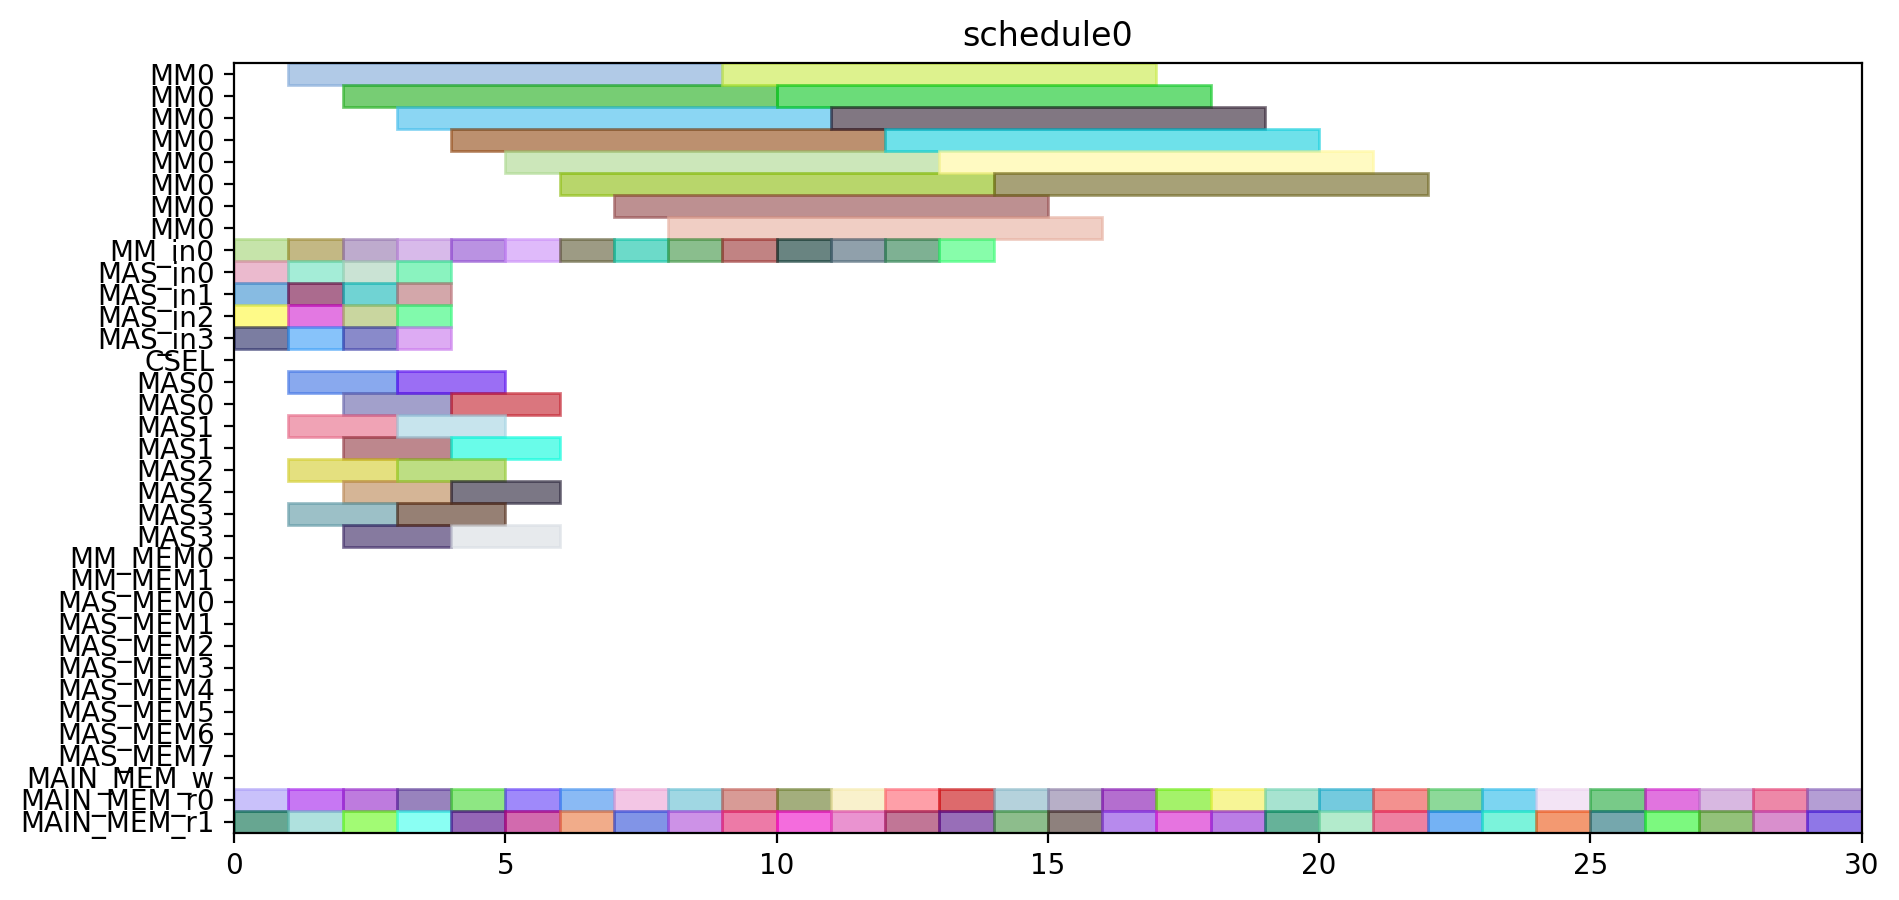

The script that drew this image:
from pyschedule import Scenario, solvers, plotters, alt


def solve():
	horizon = 95
	S = Scenario("schedule0", horizon=horizon)

	# resource
	MM = S.Resources('MM', num=1, size=8)
	MM_in = S.Resources('MM_in', num=1)
	MAS_in = S.Resources('MAS_in', num=4)
	CSEL = S.Resource('CSEL')
	MAS = S.Resources('MAS', num=4, size=2, periods=range(1, horizon))
	MM_MEM = S.Resources('MM_MEM', num=2)
	MAS_MEM = S.Resources('MAS_MEM', num=8)
	MAIN_MEM_w = S.Resource('MAIN_MEM_w', size=1)
	MAIN_MEM_r = S.Resources('MAIN_MEM_r', num=2)

	# result of previous scheduling

	# new tasks
	t1_t0 = S.Task('t1_t0', length=8, delay_cost=1)
	t1_t0 += alt(MM)
	t1_t0_in = S.Task('t1_t0_in', length=1, delay_cost=1)
	t1_t0_in += alt(MM_in)
	S += t1_t0_in*MM_in[0]<=t1_t0*MM[0]

	t1_t0_mem0 = S.Task('t1_t0_mem0', length=1, delay_cost=1)
	t1_t0_mem0 += MAIN_MEM_r[0]
	t1_t0_mem1 = S.Task('t1_t0_mem1', length=1, delay_cost=1)
	t1_t0_mem1 += MAIN_MEM_r[1]
	t1_t1 = S.Task('t1_t1', length=8, delay_cost=1)
	t1_t1 += alt(MM)
	t1_t1_in = S.Task('t1_t1_in', length=1, delay_cost=1)
	t1_t1_in += alt(MM_in)
	S += t1_t1_in*MM_in[0]<=t1_t1*MM[0]

	t1_t1_mem0 = S.Task('t1_t1_mem0', length=1, delay_cost=1)
	t1_t1_mem0 += MAIN_MEM_r[0]
	t1_t1_mem1 = S.Task('t1_t1_mem1', length=1, delay_cost=1)
	t1_t1_mem1 += MAIN_MEM_r[1]
	t1_t2 = S.Task('t1_t2', length=2, delay_cost=1)
	t1_t2 += alt(MAS)
	t1_t2_in = S.Task('t1_t2_in', length=1, delay_cost=1)
	t1_t2_in += alt(MAS_in)
	S += t1_t2_in*MAS_in[0]<=t1_t2*MAS[0]

	S += t1_t2_in*MAS_in[1]<=t1_t2*MAS[1]

	S += t1_t2_in*MAS_in[2]<=t1_t2*MAS[2]

	S += t1_t2_in*MAS_in[3]<=t1_t2*MAS[3]

	t1_t2_mem0 = S.Task('t1_t2_mem0', length=1, delay_cost=1)
	t1_t2_mem0 += MAIN_MEM_r[0]
	t1_t2_mem1 = S.Task('t1_t2_mem1', length=1, delay_cost=1)
	t1_t2_mem1 += MAIN_MEM_r[1]
	t1_t3 = S.Task('t1_t3', length=2, delay_cost=1)
	t1_t3 += alt(MAS)
	t1_t3_in = S.Task('t1_t3_in', length=1, delay_cost=1)
	t1_t3_in += alt(MAS_in)
	S += t1_t3_in*MAS_in[0]<=t1_t3*MAS[0]

	S += t1_t3_in*MAS_in[1]<=t1_t3*MAS[1]

	S += t1_t3_in*MAS_in[2]<=t1_t3*MAS[2]

	S += t1_t3_in*MAS_in[3]<=t1_t3*MAS[3]

	t1_t3_mem0 = S.Task('t1_t3_mem0', length=1, delay_cost=1)
	t1_t3_mem0 += MAIN_MEM_r[0]
	t1_t3_mem1 = S.Task('t1_t3_mem1', length=1, delay_cost=1)
	t1_t3_mem1 += MAIN_MEM_r[1]
	t2_t0 = S.Task('t2_t0', length=8, delay_cost=1)
	t2_t0 += alt(MM)
	t2_t0_in = S.Task('t2_t0_in', length=1, delay_cost=1)
	t2_t0_in += alt(MM_in)
	S += t2_t0_in*MM_in[0]<=t2_t0*MM[0]

	t2_t0_mem0 = S.Task('t2_t0_mem0', length=1, delay_cost=1)
	t2_t0_mem0 += MAIN_MEM_r[0]
	t2_t0_mem1 = S.Task('t2_t0_mem1', length=1, delay_cost=1)
	t2_t0_mem1 += MAIN_MEM_r[1]
	t2_t1 = S.Task('t2_t1', length=8, delay_cost=1)
	t2_t1 += alt(MM)
	t2_t1_in = S.Task('t2_t1_in', length=1, delay_cost=1)
	t2_t1_in += alt(MM_in)
	S += t2_t1_in*MM_in[0]<=t2_t1*MM[0]

	t2_t1_mem0 = S.Task('t2_t1_mem0', length=1, delay_cost=1)
	t2_t1_mem0 += MAIN_MEM_r[0]
	t2_t1_mem1 = S.Task('t2_t1_mem1', length=1, delay_cost=1)
	t2_t1_mem1 += MAIN_MEM_r[1]
	t2_t2 = S.Task('t2_t2', length=2, delay_cost=1)
	t2_t2 += alt(MAS)
	t2_t2_in = S.Task('t2_t2_in', length=1, delay_cost=1)
	t2_t2_in += alt(MAS_in)
	S += t2_t2_in*MAS_in[0]<=t2_t2*MAS[0]

	S += t2_t2_in*MAS_in[1]<=t2_t2*MAS[1]

	S += t2_t2_in*MAS_in[2]<=t2_t2*MAS[2]

	S += t2_t2_in*MAS_in[3]<=t2_t2*MAS[3]

	t2_t2_mem0 = S.Task('t2_t2_mem0', length=1, delay_cost=1)
	t2_t2_mem0 += MAIN_MEM_r[0]
	t2_t2_mem1 = S.Task('t2_t2_mem1', length=1, delay_cost=1)
	t2_t2_mem1 += MAIN_MEM_r[1]
	t2_t3 = S.Task('t2_t3', length=2, delay_cost=1)
	t2_t3 += alt(MAS)
	t2_t3_in = S.Task('t2_t3_in', length=1, delay_cost=1)
	t2_t3_in += alt(MAS_in)
	S += t2_t3_in*MAS_in[0]<=t2_t3*MAS[0]

	S += t2_t3_in*MAS_in[1]<=t2_t3*MAS[1]

	S += t2_t3_in*MAS_in[2]<=t2_t3*MAS[2]

	S += t2_t3_in*MAS_in[3]<=t2_t3*MAS[3]

	t2_t3_mem0 = S.Task('t2_t3_mem0', length=1, delay_cost=1)
	t2_t3_mem0 += MAIN_MEM_r[0]
	t2_t3_mem1 = S.Task('t2_t3_mem1', length=1, delay_cost=1)
	t2_t3_mem1 += MAIN_MEM_r[1]
	t0_t0 = S.Task('t0_t0', length=8, delay_cost=1)
	t0_t0 += alt(MM)
	t0_t0_in = S.Task('t0_t0_in', length=1, delay_cost=1)
	t0_t0_in += alt(MM_in)
	S += t0_t0_in*MM_in[0]<=t0_t0*MM[0]

	t0_t0_mem0 = S.Task('t0_t0_mem0', length=1, delay_cost=1)
	t0_t0_mem0 += MAIN_MEM_r[0]
	t0_t0_mem1 = S.Task('t0_t0_mem1', length=1, delay_cost=1)
	t0_t0_mem1 += MAIN_MEM_r[1]
	t0_t1 = S.Task('t0_t1', length=8, delay_cost=1)
	t0_t1 += alt(MM)
	t0_t1_in = S.Task('t0_t1_in', length=1, delay_cost=1)
	t0_t1_in += alt(MM_in)
	S += t0_t1_in*MM_in[0]<=t0_t1*MM[0]

	t0_t1_mem0 = S.Task('t0_t1_mem0', length=1, delay_cost=1)
	t0_t1_mem0 += MAIN_MEM_r[0]
	t0_t1_mem1 = S.Task('t0_t1_mem1', length=1, delay_cost=1)
	t0_t1_mem1 += MAIN_MEM_r[1]
	t0_t2 = S.Task('t0_t2', length=2, delay_cost=1)
	t0_t2 += alt(MAS)
	t0_t2_in = S.Task('t0_t2_in', length=1, delay_cost=1)
	t0_t2_in += alt(MAS_in)
	S += t0_t2_in*MAS_in[0]<=t0_t2*MAS[0]

	S += t0_t2_in*MAS_in[1]<=t0_t2*MAS[1]

	S += t0_t2_in*MAS_in[2]<=t0_t2*MAS[2]

	S += t0_t2_in*MAS_in[3]<=t0_t2*MAS[3]

	t0_t2_mem0 = S.Task('t0_t2_mem0', length=1, delay_cost=1)
	t0_t2_mem0 += MAIN_MEM_r[0]
	t0_t2_mem1 = S.Task('t0_t2_mem1', length=1, delay_cost=1)
	t0_t2_mem1 += MAIN_MEM_r[1]
	t0_t3 = S.Task('t0_t3', length=2, delay_cost=1)
	t0_t3 += alt(MAS)
	t0_t3_in = S.Task('t0_t3_in', length=1, delay_cost=1)
	t0_t3_in += alt(MAS_in)
	S += t0_t3_in*MAS_in[0]<=t0_t3*MAS[0]

	S += t0_t3_in*MAS_in[1]<=t0_t3*MAS[1]

	S += t0_t3_in*MAS_in[2]<=t0_t3*MAS[2]

	S += t0_t3_in*MAS_in[3]<=t0_t3*MAS[3]

	t0_t3_mem0 = S.Task('t0_t3_mem0', length=1, delay_cost=1)
	t0_t3_mem0 += MAIN_MEM_r[0]
	t0_t3_mem1 = S.Task('t0_t3_mem1', length=1, delay_cost=1)
	t0_t3_mem1 += MAIN_MEM_r[1]
	t4_t0_t0 = S.Task('t4_t0_t0', length=8, delay_cost=1)
	t4_t0_t0 += alt(MM)
	t4_t0_t0_in = S.Task('t4_t0_t0_in', length=1, delay_cost=1)
	t4_t0_t0_in += alt(MM_in)
	S += t4_t0_t0_in*MM_in[0]<=t4_t0_t0*MM[0]

	t4_t0_t0_mem0 = S.Task('t4_t0_t0_mem0', length=1, delay_cost=1)
	t4_t0_t0_mem0 += MAIN_MEM_r[0]
	t4_t0_t0_mem1 = S.Task('t4_t0_t0_mem1', length=1, delay_cost=1)
	t4_t0_t0_mem1 += MAIN_MEM_r[1]
	t4_t0_t1 = S.Task('t4_t0_t1', length=8, delay_cost=1)
	t4_t0_t1 += alt(MM)
	t4_t0_t1_in = S.Task('t4_t0_t1_in', length=1, delay_cost=1)
	t4_t0_t1_in += alt(MM_in)
	S += t4_t0_t1_in*MM_in[0]<=t4_t0_t1*MM[0]

	t4_t0_t1_mem0 = S.Task('t4_t0_t1_mem0', length=1, delay_cost=1)
	t4_t0_t1_mem0 += MAIN_MEM_r[0]
	t4_t0_t1_mem1 = S.Task('t4_t0_t1_mem1', length=1, delay_cost=1)
	t4_t0_t1_mem1 += MAIN_MEM_r[1]
	t4_t0_t2 = S.Task('t4_t0_t2', length=2, delay_cost=1)
	t4_t0_t2 += alt(MAS)
	t4_t0_t2_in = S.Task('t4_t0_t2_in', length=1, delay_cost=1)
	t4_t0_t2_in += alt(MAS_in)
	S += t4_t0_t2_in*MAS_in[0]<=t4_t0_t2*MAS[0]

	S += t4_t0_t2_in*MAS_in[1]<=t4_t0_t2*MAS[1]

	S += t4_t0_t2_in*MAS_in[2]<=t4_t0_t2*MAS[2]

	S += t4_t0_t2_in*MAS_in[3]<=t4_t0_t2*MAS[3]

	t4_t0_t2_mem0 = S.Task('t4_t0_t2_mem0', length=1, delay_cost=1)
	t4_t0_t2_mem0 += MAIN_MEM_r[0]
	t4_t0_t2_mem1 = S.Task('t4_t0_t2_mem1', length=1, delay_cost=1)
	t4_t0_t2_mem1 += MAIN_MEM_r[1]
	t4_t0_t3 = S.Task('t4_t0_t3', length=2, delay_cost=1)
	t4_t0_t3 += alt(MAS)
	t4_t0_t3_in = S.Task('t4_t0_t3_in', length=1, delay_cost=1)
	t4_t0_t3_in += alt(MAS_in)
	S += t4_t0_t3_in*MAS_in[0]<=t4_t0_t3*MAS[0]

	S += t4_t0_t3_in*MAS_in[1]<=t4_t0_t3*MAS[1]

	S += t4_t0_t3_in*MAS_in[2]<=t4_t0_t3*MAS[2]

	S += t4_t0_t3_in*MAS_in[3]<=t4_t0_t3*MAS[3]

	t4_t0_t3_mem0 = S.Task('t4_t0_t3_mem0', length=1, delay_cost=1)
	t4_t0_t3_mem0 += MAIN_MEM_r[0]
	t4_t0_t3_mem1 = S.Task('t4_t0_t3_mem1', length=1, delay_cost=1)
	t4_t0_t3_mem1 += MAIN_MEM_r[1]
	t4_t1_t0 = S.Task('t4_t1_t0', length=8, delay_cost=1)
	t4_t1_t0 += alt(MM)
	t4_t1_t0_in = S.Task('t4_t1_t0_in', length=1, delay_cost=1)
	t4_t1_t0_in += alt(MM_in)
	S += t4_t1_t0_in*MM_in[0]<=t4_t1_t0*MM[0]

	t4_t1_t0_mem0 = S.Task('t4_t1_t0_mem0', length=1, delay_cost=1)
	t4_t1_t0_mem0 += MAIN_MEM_r[0]
	t4_t1_t0_mem1 = S.Task('t4_t1_t0_mem1', length=1, delay_cost=1)
	t4_t1_t0_mem1 += MAIN_MEM_r[1]
	t4_t1_t1 = S.Task('t4_t1_t1', length=8, delay_cost=1)
	t4_t1_t1 += alt(MM)
	t4_t1_t1_in = S.Task('t4_t1_t1_in', length=1, delay_cost=1)
	t4_t1_t1_in += alt(MM_in)
	S += t4_t1_t1_in*MM_in[0]<=t4_t1_t1*MM[0]

	t4_t1_t1_mem0 = S.Task('t4_t1_t1_mem0', length=1, delay_cost=1)
	t4_t1_t1_mem0 += MAIN_MEM_r[0]
	t4_t1_t1_mem1 = S.Task('t4_t1_t1_mem1', length=1, delay_cost=1)
	t4_t1_t1_mem1 += MAIN_MEM_r[1]
	t4_t1_t2 = S.Task('t4_t1_t2', length=2, delay_cost=1)
	t4_t1_t2 += alt(MAS)
	t4_t1_t2_in = S.Task('t4_t1_t2_in', length=1, delay_cost=1)
	t4_t1_t2_in += alt(MAS_in)
	S += t4_t1_t2_in*MAS_in[0]<=t4_t1_t2*MAS[0]

	S += t4_t1_t2_in*MAS_in[1]<=t4_t1_t2*MAS[1]

	S += t4_t1_t2_in*MAS_in[2]<=t4_t1_t2*MAS[2]

	S += t4_t1_t2_in*MAS_in[3]<=t4_t1_t2*MAS[3]

	t4_t1_t2_mem0 = S.Task('t4_t1_t2_mem0', length=1, delay_cost=1)
	t4_t1_t2_mem0 += MAIN_MEM_r[0]
	t4_t1_t2_mem1 = S.Task('t4_t1_t2_mem1', length=1, delay_cost=1)
	t4_t1_t2_mem1 += MAIN_MEM_r[1]
	t4_t1_t3 = S.Task('t4_t1_t3', length=2, delay_cost=1)
	t4_t1_t3 += alt(MAS)
	t4_t1_t3_in = S.Task('t4_t1_t3_in', length=1, delay_cost=1)
	t4_t1_t3_in += alt(MAS_in)
	S += t4_t1_t3_in*MAS_in[0]<=t4_t1_t3*MAS[0]

	S += t4_t1_t3_in*MAS_in[1]<=t4_t1_t3*MAS[1]

	S += t4_t1_t3_in*MAS_in[2]<=t4_t1_t3*MAS[2]

	S += t4_t1_t3_in*MAS_in[3]<=t4_t1_t3*MAS[3]

	t4_t1_t3_mem0 = S.Task('t4_t1_t3_mem0', length=1, delay_cost=1)
	t4_t1_t3_mem0 += MAIN_MEM_r[0]
	t4_t1_t3_mem1 = S.Task('t4_t1_t3_mem1', length=1, delay_cost=1)
	t4_t1_t3_mem1 += MAIN_MEM_r[1]
	t4_t2_t0 = S.Task('t4_t2_t0', length=8, delay_cost=1)
	t4_t2_t0 += alt(MM)
	t4_t2_t0_in = S.Task('t4_t2_t0_in', length=1, delay_cost=1)
	t4_t2_t0_in += alt(MM_in)
	S += t4_t2_t0_in*MM_in[0]<=t4_t2_t0*MM[0]

	t4_t2_t0_mem0 = S.Task('t4_t2_t0_mem0', length=1, delay_cost=1)
	t4_t2_t0_mem0 += MAIN_MEM_r[0]
	t4_t2_t0_mem1 = S.Task('t4_t2_t0_mem1', length=1, delay_cost=1)
	t4_t2_t0_mem1 += MAIN_MEM_r[1]
	t4_t2_t1 = S.Task('t4_t2_t1', length=8, delay_cost=1)
	t4_t2_t1 += alt(MM)
	t4_t2_t1_in = S.Task('t4_t2_t1_in', length=1, delay_cost=1)
	t4_t2_t1_in += alt(MM_in)
	S += t4_t2_t1_in*MM_in[0]<=t4_t2_t1*MM[0]

	t4_t2_t1_mem0 = S.Task('t4_t2_t1_mem0', length=1, delay_cost=1)
	t4_t2_t1_mem0 += MAIN_MEM_r[0]
	t4_t2_t1_mem1 = S.Task('t4_t2_t1_mem1', length=1, delay_cost=1)
	t4_t2_t1_mem1 += MAIN_MEM_r[1]
	t4_t2_t2 = S.Task('t4_t2_t2', length=2, delay_cost=1)
	t4_t2_t2 += alt(MAS)
	t4_t2_t2_in = S.Task('t4_t2_t2_in', length=1, delay_cost=1)
	t4_t2_t2_in += alt(MAS_in)
	S += t4_t2_t2_in*MAS_in[0]<=t4_t2_t2*MAS[0]

	S += t4_t2_t2_in*MAS_in[1]<=t4_t2_t2*MAS[1]

	S += t4_t2_t2_in*MAS_in[2]<=t4_t2_t2*MAS[2]

	S += t4_t2_t2_in*MAS_in[3]<=t4_t2_t2*MAS[3]

	t4_t2_t2_mem0 = S.Task('t4_t2_t2_mem0', length=1, delay_cost=1)
	t4_t2_t2_mem0 += MAIN_MEM_r[0]
	t4_t2_t2_mem1 = S.Task('t4_t2_t2_mem1', length=1, delay_cost=1)
	t4_t2_t2_mem1 += MAIN_MEM_r[1]
	t4_t2_t3 = S.Task('t4_t2_t3', length=2, delay_cost=1)
	t4_t2_t3 += alt(MAS)
	t4_t2_t3_in = S.Task('t4_t2_t3_in', length=1, delay_cost=1)
	t4_t2_t3_in += alt(MAS_in)
	S += t4_t2_t3_in*MAS_in[0]<=t4_t2_t3*MAS[0]

	S += t4_t2_t3_in*MAS_in[1]<=t4_t2_t3*MAS[1]

	S += t4_t2_t3_in*MAS_in[2]<=t4_t2_t3*MAS[2]

	S += t4_t2_t3_in*MAS_in[3]<=t4_t2_t3*MAS[3]

	t4_t2_t3_mem0 = S.Task('t4_t2_t3_mem0', length=1, delay_cost=1)
	t4_t2_t3_mem0 += MAIN_MEM_r[0]
	t4_t2_t3_mem1 = S.Task('t4_t2_t3_mem1', length=1, delay_cost=1)
	t4_t2_t3_mem1 += MAIN_MEM_r[1]
	t4_t40 = S.Task('t4_t40', length=2, delay_cost=1)
	t4_t40 += alt(MAS)
	t4_t40_in = S.Task('t4_t40_in', length=1, delay_cost=1)
	t4_t40_in += alt(MAS_in)
	S += t4_t40_in*MAS_in[0]<=t4_t40*MAS[0]

	S += t4_t40_in*MAS_in[1]<=t4_t40*MAS[1]

	S += t4_t40_in*MAS_in[2]<=t4_t40*MAS[2]

	S += t4_t40_in*MAS_in[3]<=t4_t40*MAS[3]

	t4_t40_mem0 = S.Task('t4_t40_mem0', length=1, delay_cost=1)
	t4_t40_mem0 += MAIN_MEM_r[0]
	t4_t40_mem1 = S.Task('t4_t40_mem1', length=1, delay_cost=1)
	t4_t40_mem1 += MAIN_MEM_r[1]
	t4_t41 = S.Task('t4_t41', length=2, delay_cost=1)
	t4_t41 += alt(MAS)
	t4_t41_in = S.Task('t4_t41_in', length=1, delay_cost=1)
	t4_t41_in += alt(MAS_in)
	S += t4_t41_in*MAS_in[0]<=t4_t41*MAS[0]

	S += t4_t41_in*MAS_in[1]<=t4_t41*MAS[1]

	S += t4_t41_in*MAS_in[2]<=t4_t41*MAS[2]

	S += t4_t41_in*MAS_in[3]<=t4_t41*MAS[3]

	t4_t41_mem0 = S.Task('t4_t41_mem0', length=1, delay_cost=1)
	t4_t41_mem0 += MAIN_MEM_r[0]
	t4_t41_mem1 = S.Task('t4_t41_mem1', length=1, delay_cost=1)
	t4_t41_mem1 += MAIN_MEM_r[1]
	t4_t50 = S.Task('t4_t50', length=2, delay_cost=1)
	t4_t50 += alt(MAS)
	t4_t50_in = S.Task('t4_t50_in', length=1, delay_cost=1)
	t4_t50_in += alt(MAS_in)
	S += t4_t50_in*MAS_in[0]<=t4_t50*MAS[0]

	S += t4_t50_in*MAS_in[1]<=t4_t50*MAS[1]

	S += t4_t50_in*MAS_in[2]<=t4_t50*MAS[2]

	S += t4_t50_in*MAS_in[3]<=t4_t50*MAS[3]

	t4_t50_mem0 = S.Task('t4_t50_mem0', length=1, delay_cost=1)
	t4_t50_mem0 += MAIN_MEM_r[0]
	t4_t50_mem1 = S.Task('t4_t50_mem1', length=1, delay_cost=1)
	t4_t50_mem1 += MAIN_MEM_r[1]
	t4_t51 = S.Task('t4_t51', length=2, delay_cost=1)
	t4_t51 += alt(MAS)
	t4_t51_in = S.Task('t4_t51_in', length=1, delay_cost=1)
	t4_t51_in += alt(MAS_in)
	S += t4_t51_in*MAS_in[0]<=t4_t51*MAS[0]

	S += t4_t51_in*MAS_in[1]<=t4_t51*MAS[1]

	S += t4_t51_in*MAS_in[2]<=t4_t51*MAS[2]

	S += t4_t51_in*MAS_in[3]<=t4_t51*MAS[3]

	t4_t51_mem0 = S.Task('t4_t51_mem0', length=1, delay_cost=1)
	t4_t51_mem0 += MAIN_MEM_r[0]
	t4_t51_mem1 = S.Task('t4_t51_mem1', length=1, delay_cost=1)
	t4_t51_mem1 += MAIN_MEM_r[1]
	t4_t8_t0 = S.Task('t4_t8_t0', length=8, delay_cost=1)
	t4_t8_t0 += alt(MM)
	t4_t8_t0_in = S.Task('t4_t8_t0_in', length=1, delay_cost=1)
	t4_t8_t0_in += alt(MM_in)
	S += t4_t8_t0_in*MM_in[0]<=t4_t8_t0*MM[0]

	t4_t8_t0_mem0 = S.Task('t4_t8_t0_mem0', length=1, delay_cost=1)
	t4_t8_t0_mem0 += MAIN_MEM_r[0]
	t4_t8_t0_mem1 = S.Task('t4_t8_t0_mem1', length=1, delay_cost=1)
	t4_t8_t0_mem1 += MAIN_MEM_r[1]
	t4_t8_t1 = S.Task('t4_t8_t1', length=8, delay_cost=1)
	t4_t8_t1 += alt(MM)
	t4_t8_t1_in = S.Task('t4_t8_t1_in', length=1, delay_cost=1)
	t4_t8_t1_in += alt(MM_in)
	S += t4_t8_t1_in*MM_in[0]<=t4_t8_t1*MM[0]

	t4_t8_t1_mem0 = S.Task('t4_t8_t1_mem0', length=1, delay_cost=1)
	t4_t8_t1_mem0 += MAIN_MEM_r[0]
	t4_t8_t1_mem1 = S.Task('t4_t8_t1_mem1', length=1, delay_cost=1)
	t4_t8_t1_mem1 += MAIN_MEM_r[1]
	solvers.mip.solve(S,msg=1,kind='CPLEX',ratio_gap=1.01)

	solution = [['hoge']*len(S.solution()[1]) for i in range(len(S.solution()))]
	for i in range(len(S.solution())):
		for j in range(len(S.solution()[i])):
			solution[i][j]=str(S.solution()[i][j])
	print(solution)

	cycles = int(solution[-1][3])

	pic_file_name = "/home/mfukuda/ABE/multiRAM_multiMAS_16mux/scheduling_result/stage8MM1_stage2MAS4/SPARSE/schedule0.png"
	if(S.solution() != []):
		plotters.matplotlib.plot(S,img_filename=pic_file_name, show_task_labels=False, fig_size=(cycles*0.25+3, 5))

	return solution
